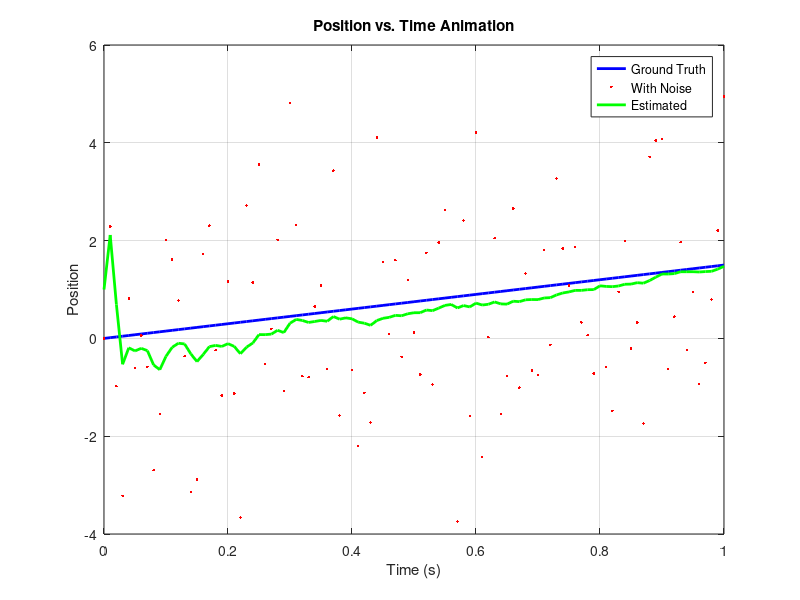

Source code (MATLAB):
close all
clc

%% Initializing

no_of_samples = 100;
mean = 0;
R = 2; % Variance 
dt = 0.01;

t = 0:dt:no_of_samples*dt;

x = 0; % initial x distance 
v_x = 1; % velocity
a = 1; % Acceleration 
 
x_truth = zeros(2,length(t)); % Initialize ground truth 
x_truth(:,1) = [x; v_x];

%%  Adding noise
noise_x = zeros(2,length(t));  % Initialize noise_x array

for i = 2:length(t)
  
    x_truth(:,i) = x_truth(:,i-1) + v_x.*dt + 0.5*a.*dt; % Generating ground truth

    noise = R * randn(2,1);  
    noise_x(:,i) = x_truth(:,i) + noise;  % Add noise to x_truth
end

%% Kalman Filter 

X = zeros(2,length(t)); % X position

X(:,1) = [1 ; 3];

P = [25 0 ; 
     0  3]; % Covariance 


A = [1 dt;
     0 1];

B = [ 0.5*dt*dt ;
      dt        ];

H = [1 0;
     0 1];

R = [4 0; 
     0 6 ];

C = eye(2);

Q = [ 0 0 
      0 0];

for i = 2:length(t)
    
    X(:,i) = A*X(:,i-1) + B*a;
     
    P = A*P*A' + Q;

    K = P*H' / (H*P*H' + R);

    X(:,i) = X(:,i) + K*(noise_x(:,i) - H*X(:,i));

    P = (eye(2) - K*H)*P;

end

%% Plotting 

for i = 1:length(t)
    plot(t(1:i), x_truth(1,1:i), 'b', 'LineWidth', 2);
    hold on;
    plot(t(1:i), noise_x(1,1:i), '.r', 'LineWidth', 2);
    plot(t(1:i), X(1,1:i), 'g', 'LineWidth', 2);
    xlabel('Time (s)');
    ylabel('Position');
    title('Position vs. Time Animation');
    legend('Ground Truth', 'With Noise', 'Estimated');
    hold off;
    grid on;
    drawnow;
    pause(0.01);
end 
 